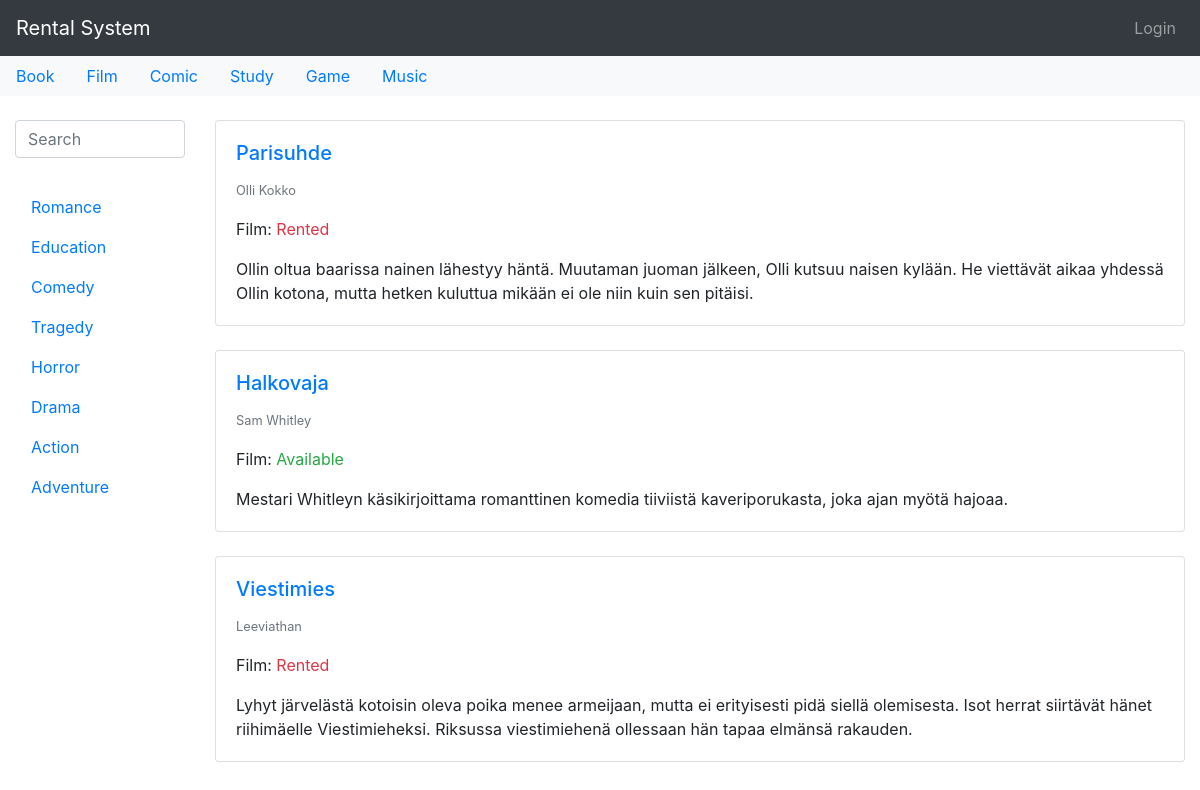
Page /type/Film?search=Romance on the earlier database version.
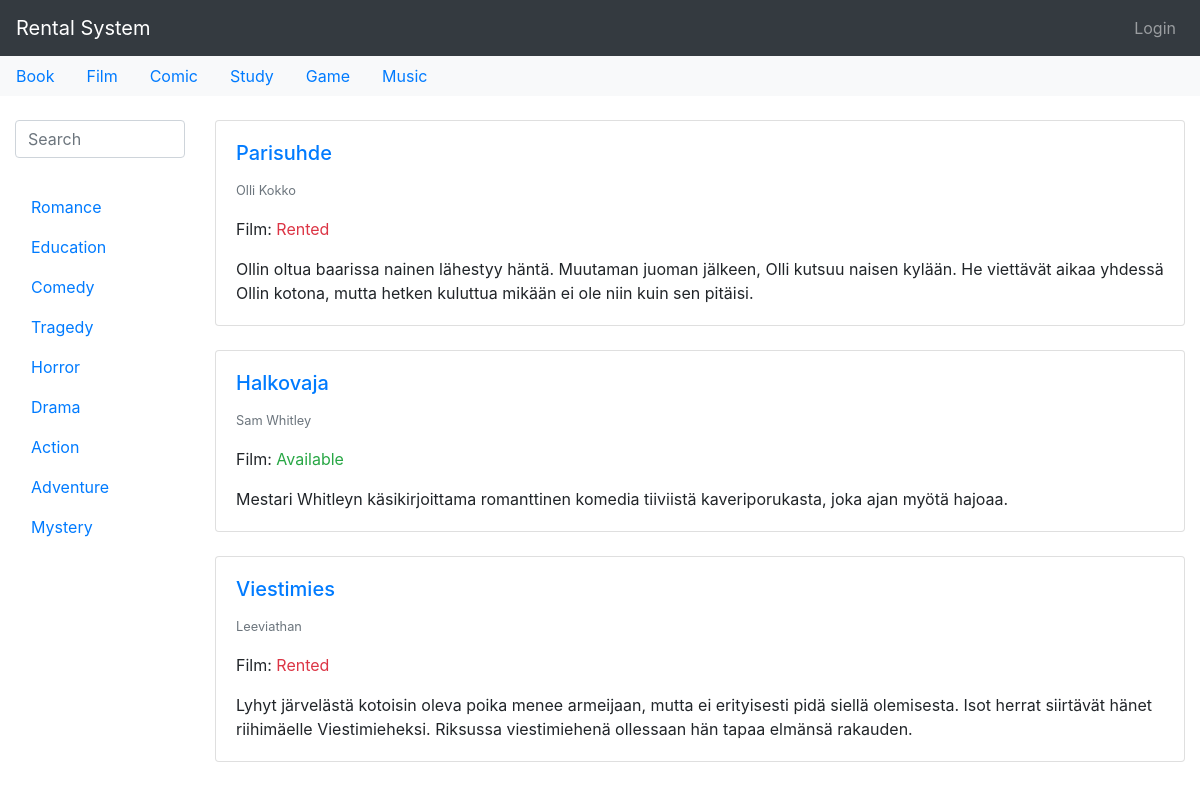
Same page on the later database version.
### rental_system/models.py (models this page shows, shortened)
class Type(models.Model):
    type = models.CharField(max_length=200)
    def __str__(self):
        return self.type

class Genre(models.Model):
    genre = models.CharField(max_length=200)
    def __str__(self):
        return self.genre

class Work(models.Model):
    creators = models.ManyToManyField(Creator)
    type = models.ForeignKey(Type, on_delete=models.CASCADE)
    genres = models.ManyToManyField(Genre)
    publishers = models.ManyToManyField(Publisher, blank=True)
    title = models.CharField(max_length=200)
    desc = models.TextField(max_length=500)
    trailer = models.URLField(blank=True)
    image = models.URLField(blank=True)
    date_added = models.DateTimeField()
    pub_date = models.IntegerField(
        default=datetime.date.today().year
        ,
        validators=[
            MaxValueValidator(datetime.date.today().year),
            MinValueValidator(1800)
        ]
    )
    def available(self):
        rented = RentedWork.objects.filter(rented_work_id = self.id, returned=False).order_by('-rent_date').first()
        if rented:
            return False
        else:
            return True

class Creator(models.Model):
    first_name = models.CharField(max_length=200, null=True)
    last_name = models.CharField(max_length=200, null=True)
    display_name = models.CharField(max_length=200, default="Display name")
    use_display_name = models.BooleanField(default=False)
    def __str__(self):
        if (self.use_display_name == True):
            return self.display_name
        else:
            return self.first_name + " " + self.last_name

### rental_system/views.py (the view)
# urls.py: path('type/<str:type_name>', views.type, name='type'),
def type(request, type_name):
    works = Work.objects.filter(type__type = type_name).order_by('-pub_date')
    types = Type.objects.all()
    genres = Work.objects.filter(type__type = type_name).values_list('genres__genre', flat=True).distinct()
    if not request.GET.get('search'):
        paginator = Paginator(works, 5)
        page_number = request.GET.get('page')
        page_obj = paginator.get_page(page_number)
    else:
        page_obj = works
    context = {'works': page_obj, 'types': types, 'genres': genres}
    query = ""
    if request.GET.get('search'):
        query = request.GET['search']
        context['query'] = str(query)
    posts = sorted(search(query), key=attrgetter('title'), reverse=True)
    context['posts'] = posts
    return render(request, 'rental_system/type.html', context)

### rental_system/views.py (called while the page is built)
def search(query=None):
    queryset = []
    queries = query.split(" ") #
    for search in queries:
        obj = Work.objects.filter(Q(title__iexact=search) | Q(desc__iexact=search))
        for post in obj:
            queryset.append(post)
    return list(set(queryset))

### rental_system/templates/rental_system/type.html (shortened to what this page needs)
{% extends 'base.html' %}
{% block content %}
{% load static %}
<link rel="stylesheet" href="{% static 'mobile.css' %}">
{% include 'mini-nav.html' %}
<div class="container-fluid">
    <br>
    <div class="row">
        <div class="col-lg-2 col-12">
            {% include 'sidebar.html' %}
        </div>
        {% if works %}
        <div class="col-lg-10 col-12">
            {% for work in works %}
            {% if query in work.title or query in work.title.casefold or query in work.desc or query in work.creators.all|join:", " or query in work.genres.all|join:", "  or query in work.type.type %}
            {% include 'works.html' %}
            {% endif %}
            {% endfor %}
        </div>
    </div>
    {% else %}
    <p>No works are available.</p>
    {% endif %}
</div>
{% endblock %}

### templates/mini-nav.html
{% block 'mini-nav' %}
{% if types %}
        <ul class="nav bg-light" style="overflow-x: auto;">
            {% for type in types %}
            <li class="nav-item">
                <a class="nav-link active" href="{% url 'type' type %}">{{ type }}</a>
            </li>
            {% endfor %}
        </ul>
        {% endif %}
{% endblock %}

### templates/sidebar.html (shortened to what this page needs)
{% block sidebar %}
<nav id="sidebar">
    <div class="searchbar">
        <form name="searchform" method="GET">
            <input type="text" class="form-control" name="search" id="search" placeholder="Search" minlength="3"
                autocomplete="off" required>
        </form>
    </div>
    <br>
    <div class="desktop">
        <ul class="nav flex-column">
            {% for genre in genres %}
            <li class="nav-item">
                <a class="nav-link" href="?search={{ genre }}">{{ genre }}</a>
            </li>
            {% endfor %}
        </ul>
    </div>
</nav>
{% endblock %}

### templates/works.html
{% block works %}
<div class="card">
    <div class="card-body">
        <a href="{% url 'work' work.id %}">
            <h5 class="card-title">{{ work.title }}</h5>
        </a>
        <p class="card-text"><small class="text-muted">{{ work.creators.all|join:", " }}</small></p>
        <p class="card-text">{{ work.type.type }}:
        {% if work.available %}
        <span class="text-success">Available</span>
        {% else %}
        <span class="text-danger">Rented</span>
        {% endif %}
        </p>
        <p class="card-text">{{ work.desc }}</p>
    </div>
</div>
<br>
{% endblock %}

Differences in the rows shown:
added Genre: genre "Mystery"
